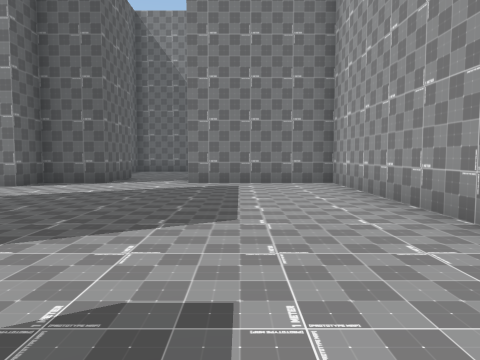
[1] (above)

21 first-person views from a walk through a scene from a Unity 3-D project. The camera is 1.3 m above the floor, tilts 4° down and sees 70° across. The floor is counted in squares, 2 m on a side. Each view is taken from the middle of a square. On the plan, view 1 faces up. The plan holds only what a view shows up to about 10 squares ahead; the rest is blank. The place goes on beyond the plan.

[2]
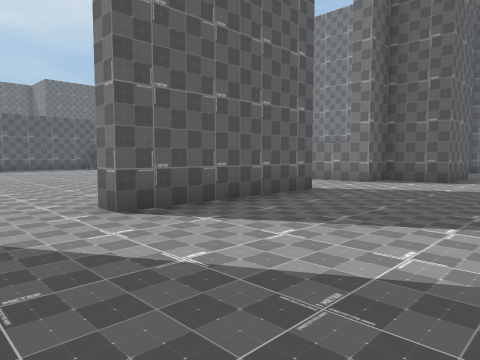

[3]
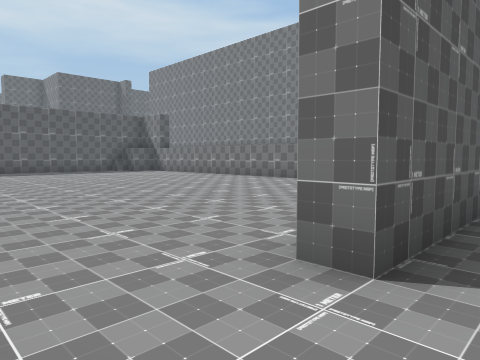

[4]
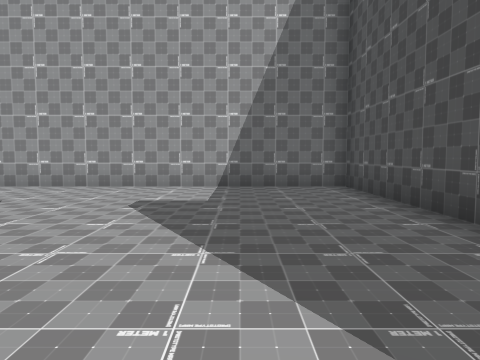

[5]
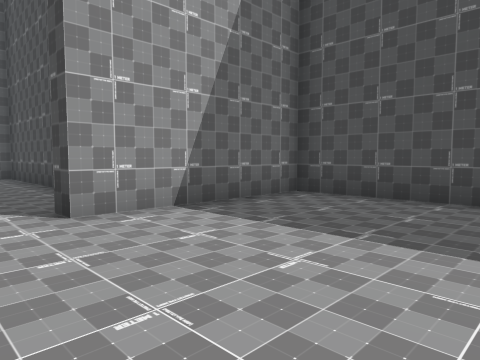

[6]
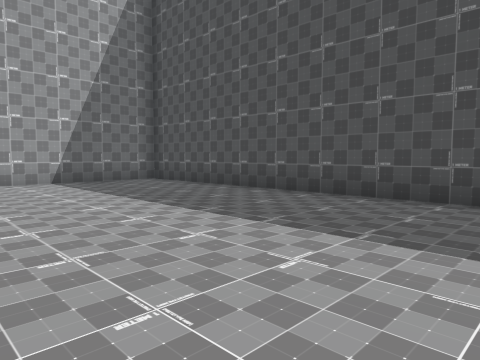

[7]
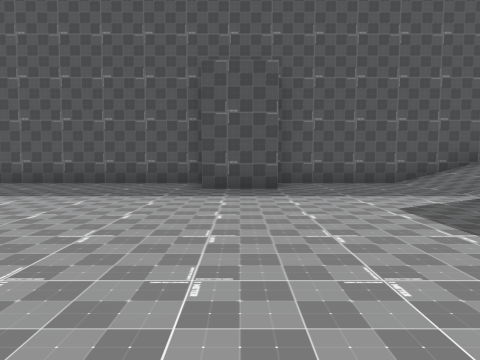

[8]
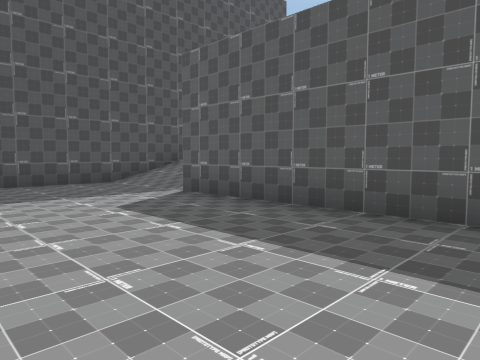

[9]
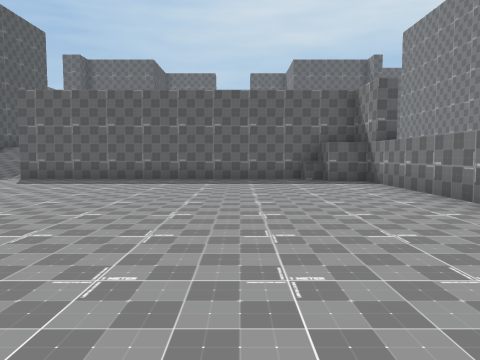

[10]
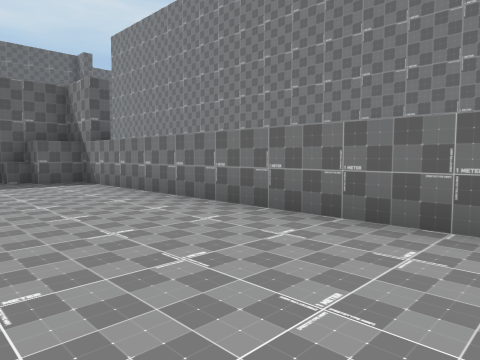

[11]
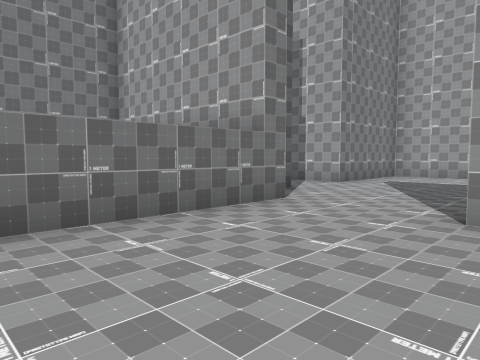

[12]
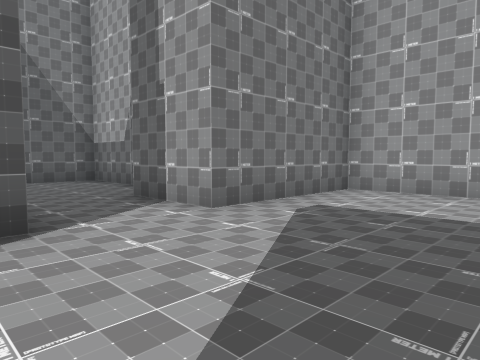

[13]
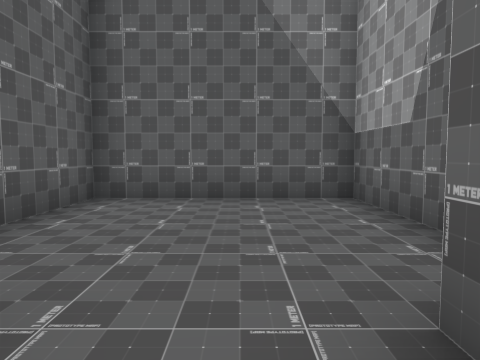

[14]
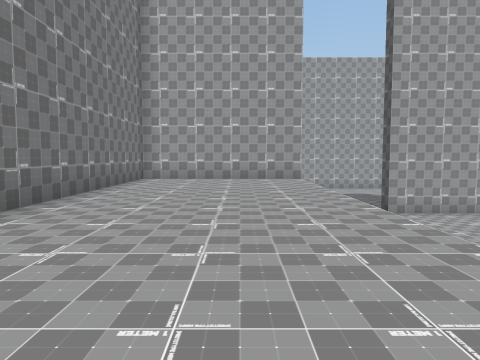

[15]
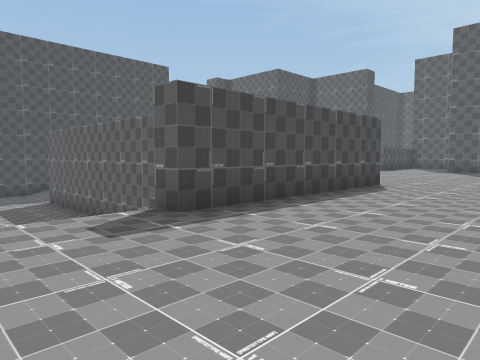

[16]
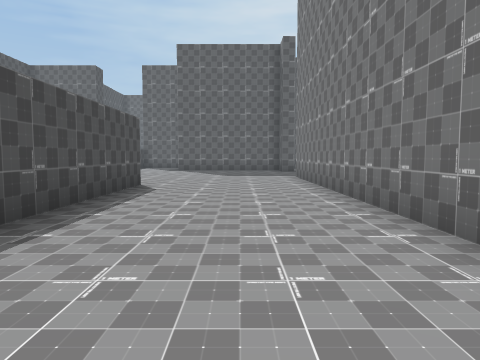

[17]
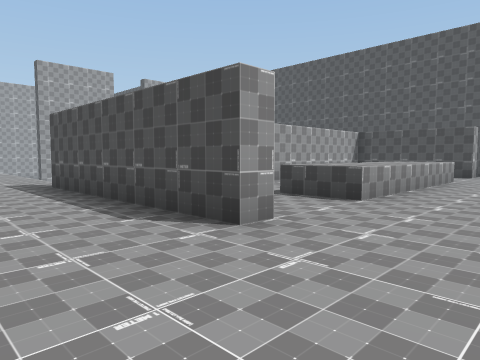

[18]
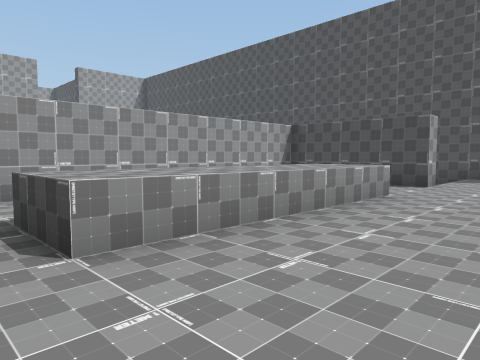

[19]
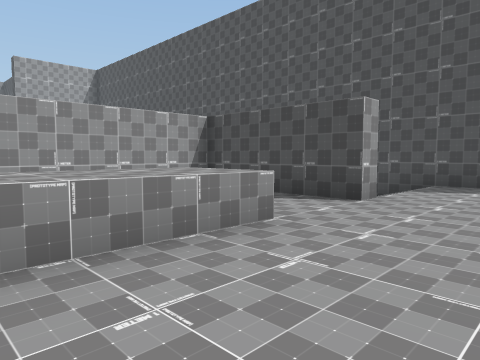

[20]
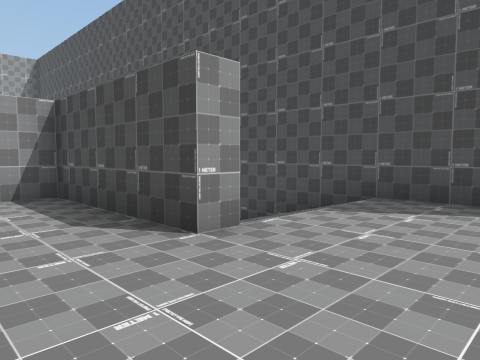

[21]
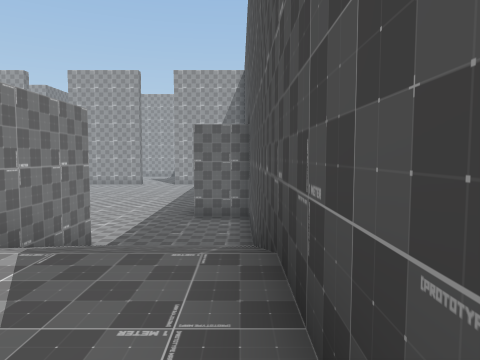

### Floor plan
Key: @ floor where view 1 was taken; # wall or solid block; . main floor; : floor 2 m higher than the main floor; / step, stairs or slope; ^ raised ledge.
Columns run from 25 left of view 1 to 3 right of it. Each row starts with its distance up from view 1.
 15                     ######
 14                     #....#
 13                     #....#
 12 #####################....#
 11 ::::::::::: ::::::::#....
 10 ::::::::::::::::::::##..#
  9 ::::::::::::::::::::##..#####
  8 :::####:::::::::::::#.......#
  7 ::::  ##....................#
  6 ::::  #.....................#
  5 :::^::#.....................#
  4 :::^::#.............#.......#
  3 :::^: #.............#.......#
  2 :::^: #.............#.......#
  1 :::^: #.............#.......#
  0 ::::  #..................@..#
 -1 ::::::#.....................#
 -2 :::####.............#.......#
 -3 :::////.............#  ######
 -4  ::////...#.........#
 -5 :::////...#.........#
 -6 #####################

Where each view was taken, in squares from view 1:
view 1: 0 up, 0 right, facing up
view 2: 1 down, 1 left, facing up-left
view 3: 1 down, 4 left, facing up-left
view 4: 0 up, 5 left, facing right
view 5: 0 up, 9 left, facing down-right
view 6: 0 up, 14 left, facing down-right
view 7: 3 up, 15 left, facing down
view 8: 3 up, 15 left, facing down-left
view 9: 4 up, 9 left, facing left
view 10: 4 up, 9 left, facing up-left
view 11: 4 up, 9 left, facing up-right
view 12: 5 up, 4 left, facing up-right
view 13: 9 up, 2 left, facing up
view 14: 9 up, 15 left, facing right
view 15: 11 up, 15 left, facing down-left
view 16: 10 up, 15 left, facing left
view 17: 10 up, 25 left, facing down-right
view 18: 6 up, 25 left, facing down-right
view 19: 3 up, 25 left, facing down-right
view 20: 0 up, 25 left, facing down-right
view 21: 5 down, 25 left, facing right
